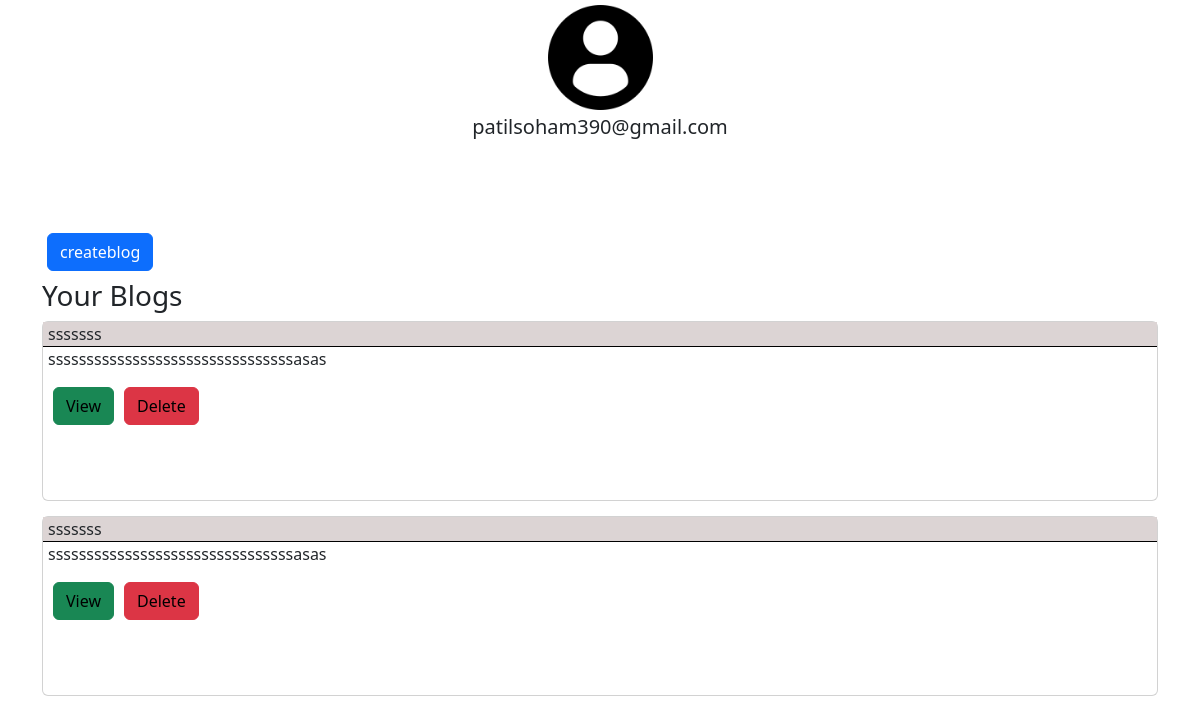
/profile (signed in), run on an earlier commit of the app's database.
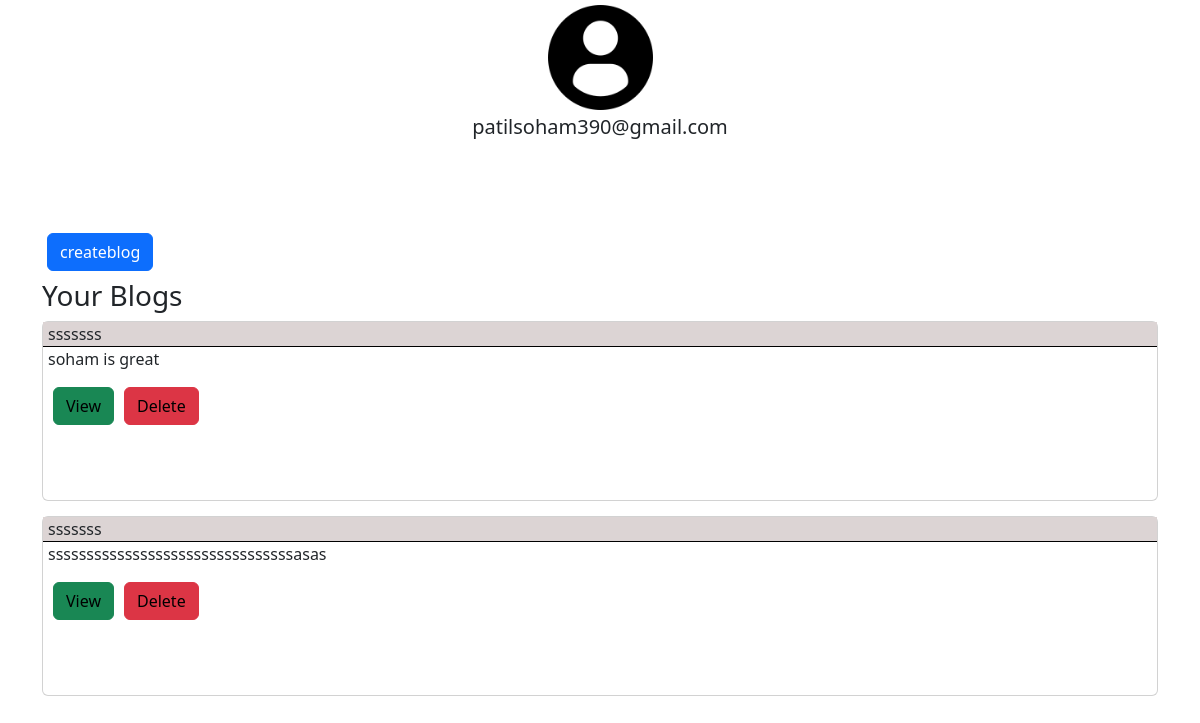
And on a later commit of the database.
### Newsapp/models.py (models this page shows, shortened)
class Blog(models.Model):
    key = models.IntegerField()
    email = models.EmailField()
    title = models.TextField()
    content = models.TextField()
    from datetime import datetime
    date = models.DateField(default=datetime.now)

### Newsapp/views.py (the view)
# urls.py: path('profile', views.profile, name="profile"),
def profile(request):
    data = Blog.objects.filter(email = request.session.get('email'))
    context = {'data': data, 'email': request.session.get('email')}
    return render(request, 'profile.html', context)

### template/profile.html (shortened to what this page needs)
<!DOCTYPE html>
{% load static %}
<html lang="en">
    <head>
        <link href="https://cdn.jsdelivr.net/npm/bootstrap@5.3.1/dist/css/bootstrap.min.css" rel="stylesheet">
    </head>
<body>
    <div class="container">
        <img src="{% static 'D:\newsapp-Django\Newsproject\static\profile.png' %}" class="card-img-top" alt="...">
        <h5>{{email}}</h5>
    </div>
    {% if data %}
    <div class="container">
        <a class="btn btn-primary" href="createblog">createblog</a>
        <h3>Your Blogs</h3>
        <div class="cards">
            {% for data in data %}
                <div class="card">
                    <div class="title">
                        {{ data.title|slice:":60" }} {% if data.title|length > 60 %}...{% endif %}
                    </div>
                    <div class="content">
                        {{ data.content|slice:":560" }} {% if data.content|length > 560 %}...{% endif %}
                    </div>
                    <div class="button">
                        <button class="btn btn-success"><a href="viewblog/{{data.key}}/{{data.email}}">View</a></button>
                        <button class="btn btn-danger"><a href="/deleteblog/{{data.key}}/{{data.email}}">Delete</a></button>
                    </div>
                </div>
            {% endfor %}
        </div>
    </div>
    {% else %}
    <div class="err">
        <h4>You haven't uploded any blogs yet...</h4>
        <a class="btn btn-primary" href="createblog">createblog</a>
    </div>
        {% endif %}
</body>
</html>

### template/profile.html (style rules this page uses)
.container img, h5 { display: flex; justify-content: center; margin: 5px auto; width: 105px; height: 105px; }
.cards { display: flex; flex-direction: column; }
.card { width: 100%; min-height: 180px; margin-bottom: 15px; }
.title { border-bottom: 1px solid black; background-color: rgb(220, 212, 212); padding: 0px 5px; }
.content { padding: 0px 5px; }
.button { display: flex; flex-direction: row; margin: 8px 5px; }
.btn { margin: 8px 5px; }
a { text-decoration: none; color: black; }

What changed in the data, as far as the page shows it:
changed Blog: content "ssssssssssssssssssssssssssssssssasas" → "soham is great"
